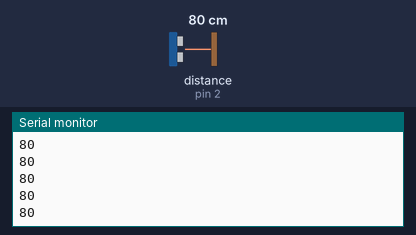
Bench run of a sketch on a simulated Arduino Uno, built with avr-gcc and run on an emulated ATmega328P. Parts: the last lines printed to the serial monitor. Wiring (inferred from the names in the program): ultrasonic range finder: trigger pin 4; echo pin 2. The test bench sets the inputs (shaded band); at power-on: distance to the obstacle (sensor on pin 2) 80 cm. The echo pulse lasts 58.3 µs per cm.

Above: at 1.2 s.
1.3 s: distance to the obstacle (sensor on pin 2) set to 2 cm
At 2.1 s:
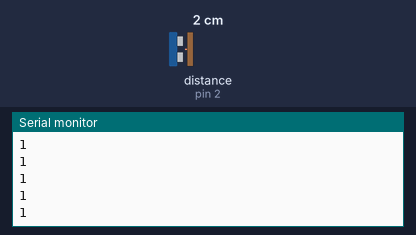
2.8 s: distance to the obstacle (sensor on pin 2) set to 4 cm
At 3.5 s:
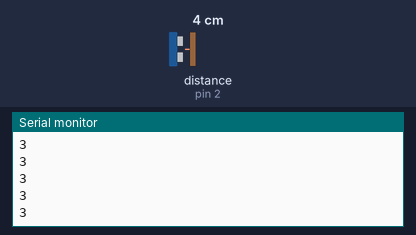
Timing chart, 0 to 5.8 s (numbered marks = the images above; inputs shaded):
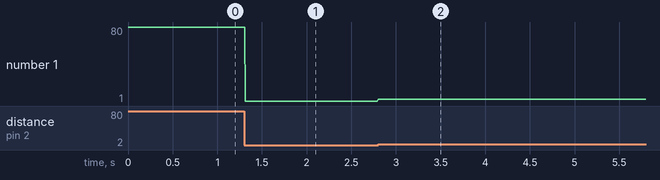

Measured:
- after the input at 1.3 s, the serial monitor: prints a new line at once (image 1)
- after the input at 2.8 s, the serial monitor: prints a new line at once (image 2)
- plotted number 1: 80 → 1 after the input at 1.3 s, 1 → 3 after the input at 2.8 s

The sketch:

arduinocode.ino
```cpp
 int inputPin=2; //ECHO pin
 int outputPin=4; //TRIG pin

 void setup()
 {
     //  Set MIDI baud rate:
   //Serial.begin(31250);
   Serial.begin(9600);
   pinMode(inputPin, INPUT);
   pinMode(outputPin, OUTPUT);
 }

 void loop()
 {
   digitalWrite(outputPin, HIGH); //Trigger ultrasonic detection
   delayMicroseconds(10);
   digitalWrite(outputPin, LOW);
   int distance = pulseIn(inputPin, HIGH); //Read ultrasonic reflection
   distance= distance/58; //Calculate distance
   Serial.println(distance); //Print distance
   delay(10);
 }

//  plays a MIDI note.  Doesn't check to see that
//  cmd is greater than 127, or that data values are  less than 127:
void noteOn(int cmd, int pitch, int velocity) {
  Serial.write(cmd);
  Serial.write(pitch);
  Serial.write(velocity);
}
```
